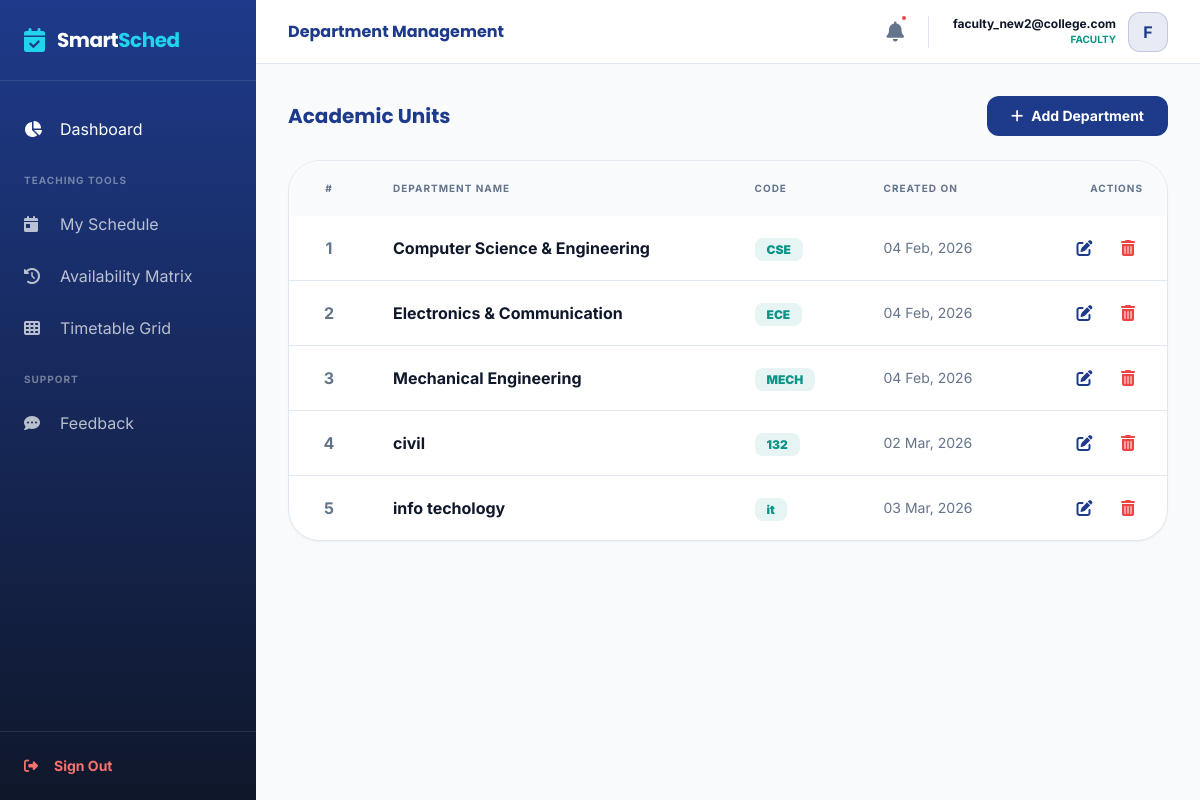
Screenshot of /core/departments/ (signed in) with the database file from the repository.
### accounts/models.py (models this page shows, shortened)
class User(AbstractUser):
    ADMIN = 'admin'
    FACULTY = 'faculty'
    ROLE_CHOICES = [
        (ADMIN, 'Admin/HOD'),
        (FACULTY, 'Faculty/User'),
    ]
    username = None
    email = models.EmailField(unique=True)
    role = models.CharField(max_length=10, choices=ROLE_CHOICES, default=FACULTY)
    profile_picture = models.ImageField(upload_to='profiles/', null=True, blank=True)
    is_verified = models.BooleanField(default=False)
    login_count = models.PositiveIntegerField(default=0)
    USERNAME_FIELD = 'email'
    REQUIRED_FIELDS = []
    objects = CustomUserManager()

### core/models.py (models this page shows, shortened)
class Department(models.Model):
    name = models.CharField(max_length=100, unique=True)
    code = models.CharField(max_length=10, unique=True) # e.g., CSE, MECH
    created_at = models.DateTimeField(auto_now_add=True)

### core/views.py (the view)
# urls.py: path('departments/', views.DepartmentListView.as_view(), name='department_list'),
class DepartmentListView(LoginRequiredMixin, ListView):
    model = Department
    template_name = 'core/department_list.html'
    context_object_name = 'departments'

### templates/core/department_list.html (shortened to what this page needs)
{% extends 'base_dashboard.html' %}
{% block header_title %}Department Management{% endblock %}
{% block content %}
<div class="space-y-6 fade-in-up">
    <div class="flex justify-between items-center">
        <h2 class="font-display text-xl font-bold text-primary">Academic Units</h2>
        <a href="{% url 'department_add' %}" class="btn-glow bg-primary text-white px-6 py-2.5 rounded-xl text-sm font-bold flex items-center gap-2">
            <i class="fa-solid fa-plus"></i> Add Department
        </a>
    </div>
    <div class="bg-white rounded-[32px] border border-borderSubtle overflow-hidden shadow-sm">
        <table class="w-full text-left">
            <thead class="bg-bgSoft text-textGray text-[10px] font-bold uppercase tracking-widest">
                <tr>
                    <th class="px-8 py-5 text-center w-20">#</th>
                    <th class="px-6 py-5">Department Name</th>
                    <th class="px-6 py-5">Code</th>
                    <th class="px-6 py-5">Created On</th>
                    <th class="px-6 py-5 text-right">Actions</th>
                </tr>
            </thead>
            <tbody class="divide-y divide-borderSubtle">
                {% for dept in departments %}
                <tr class="hover:bg-bgSoft/50 transition-colors group">
                    <td class="px-8 py-5 text-center text-textGray font-bold">{{ forloop.counter }}</td>
                    <td class="px-6 py-5 font-bold text-textDark">{{ dept.name }}</td>
                    <td class="px-6 py-5">
                        <span class="bg-secondary/10 text-secondary px-3 py-1 rounded-lg text-xs font-black">{{ dept.code }}</span>
                    </td>
                    <td class="px-6 py-5 text-textGray text-sm">{{ dept.created_at|date:"d M, Y" }}</td>
                    <td class="px-6 py-5 text-right space-x-2">
                        <a href="{% url 'department_edit' dept.pk %}" class="text-primary hover:bg-primary/10 p-2 rounded-lg transition-all">
                            <i class="fa-solid fa-pen-to-square"></i>
                        </a>
                        <a href="{% url 'department_delete' dept.pk %}" class="text-red-500 hover:bg-red-50 p-2 rounded-lg transition-all">
                            <i class="fa-solid fa-trash-can"></i>
                        </a>
                    </td>
                </tr>
                {% endfor %}
            </tbody>
        </table>
    </div>
</div>
{% endblock %}

### templates/base_dashboard.html (shortened to what this page needs)
{% load static %}
<!DOCTYPE html>
<html lang="en">
<head>
    <script src="https://cdn.tailwindcss.com"></script>
    <link rel="stylesheet" href="https://cdnjs.cloudflare.com/ajax/libs/font-awesome/6.4.0/css/all.min.css">
</head>
<body class="bg-bgSoft font-sans text-textDark">
    <aside class="fixed inset-y-0 left-0 w-64 sidebar-gradient text-white hidden md:flex flex-col z-50">
        <div class="p-6 border-b border-white/10">
            <a href="/" class="flex items-center gap-3">
                <i class="fa-solid fa-calendar-check text-highlight text-2xl"></i>
                <span class="font-display text-xl font-bold tracking-tight">Smart<span
                        class="text-highlight">Sched</span></span>
            </a>
        </div>
        <nav class="flex-grow py-6 space-y-1">
            <a href="{% if user.role == 'admin' %}{% url 'admin_dashboard' %}{% else %}{% url 'user_dashboard' %}{% endif %}"
                class="flex items-center gap-4 px-6 py-3 hover:bg-white/5 transition-all {% if 'dashboard' in request.path %}nav-active{% endif %}">
                <i class="fa-solid fa-chart-pie w-5"></i> Dashboard
            </a>
            {% if user.role == 'admin' %}
            <div class="px-6 pt-4 pb-2 text-[10px] font-bold text-white/40 uppercase tracking-widest">Academic Core
            </div>
            <div class="px-6 pt-4 pb-2 text-[10px] font-bold text-white/40 uppercase tracking-widest">Academic Core
            </div>
            <a href="{% url 'department_list' %}"
                class="flex items-center gap-4 px-6 py-3 hover:bg-white/5 transition-all text-white/70 {% if 'department' in request.path %}nav-active{% endif %}">
                <i class="fa-solid fa-sitemap w-5"></i> Departments
            </a>
            <a href="{% url 'semester_add' %}"
                class="flex items-center gap-4 px-6 py-3 hover:bg-white/5 transition-all text-white/70 {% if 'semester' in request.path %}nav-active{% endif %}">
                <i class="fa-solid fa-layer-group w-5"></i> Semesters
            </a>
            <a href="{% url 'section_add' %}"
                class="flex items-center gap-4 px-6 py-3 hover:bg-white/5 transition-all text-white/70 {% if 'section' in request.path %}nav-active{% endif %}">
                <i class="fa-solid fa-users-rectangle w-5"></i> Sections
            </a>
            <a href="{% url 'classroom_list' %}"
                class="flex items-center gap-4 px-6 py-3 hover:bg-white/5 transition-all text-white/70 {% if 'classroom' in request.path %}nav-active{% endif %}">
                <i class="fa-solid fa-door-open w-5"></i> Classrooms
            </a>
            <a href="{% url 'subject_list' %}"
                class="flex items-center gap-4 px-6 py-3 hover:bg-white/5 transition-all text-white/70 {% if 'subject' in request.path %}nav-active{% endif %}">
                <i class="fa-solid fa-book w-5"></i> Subjects
            </a>
            <div class="px-6 pt-4 pb-2 text-[10px] font-bold text-white/40 uppercase tracking-widest">Planning</div>
            <a href="{% url 'faculty_list' %}"
                class="flex items-center gap-4 px-6 py-3 hover:bg-white/5 transition-all text-white/70 {% if 'faculty' in request.path %}nav-active{% endif %}">
                <i class="fa-solid fa-user-tie w-5"></i> Faculty
            </a>
            <a href="{% url 'generate_timetable' %}"
                class="flex items-center gap-4 px-6 py-3 hover:bg-white/5 transition-all text-white/70 {% if 'generate' in request.path %}nav-active{% endif %}">
                <i class="fa-solid fa-wand-magic-sparkles w-5"></i> Scheduler
            </a>
            {% else %}
            <div class="px-6 pt-4 pb-2 text-[10px] font-bold text-white/40 uppercase tracking-widest">Teaching Tools
            </div>
            <a href="{% url 'user_dashboard' %}"
                class="flex items-center gap-4 px-6 py-3 hover:bg-white/5 transition-all text-white/70 {% if 'user_dashboard' in request.resolver_match.url_name %}nav-active{% endif %}">
                <i class="fa-solid fa-calendar-day w-5"></i> My Schedule
            </a>
            <a href="{% url 'faculty_availability' %}"
                class="flex items-center gap-4 px-6 py-3 hover:bg-white/5 transition-all text-white/70 {% if 'availability' in request.path %}nav-active{% endif %}">
                <i class="fa-solid fa-clock-rotate-left w-5"></i> Availability Matrix
            </a>
            {% endif %}
            <a href="{% url 'timetable_view' %}"
                class="flex items-center gap-4 px-6 py-3 hover:bg-white/5 transition-all text-white/70 {% if 'view' in request.path and 'timetable' in request.path %}nav-active{% endif %}">
                <i class="fa-solid fa-table-cells w-5"></i> Timetable Grid
            </a>
            <div class="px-6 pt-4 pb-2 text-[10px] font-bold text-white/40 uppercase tracking-widest">Support</div>
            <a href="{% if user.role == 'admin' %}{% url 'admin_feedback_list' %}{% else %}{% url 'feedback_create' %}{% endif %}"
                class="flex items-center gap-4 px-6 py-3 hover:bg-white/5 transition-all text-white/70 {% if 'feedback' in request.path %}nav-active{% endif %}">
                <i class="fa-solid fa-comment-dots w-5"></i> Feedback
            </a>
        </nav>
        <div class="p-6 border-t border-white/10">
            <a href="{% url 'logout' %}"
                class="flex items-center gap-4 text-red-400 hover:text-red-300 text-sm font-bold transition-colors">
                <i class="fa-solid fa-right-from-bracket"></i> Sign Out
            </a>
        </div>
    </aside>
    <div class="md:ml-64 flex flex-col min-h-screen">
        <header
            class="h-16 bg-white border-b border-borderSubtle flex items-center justify-between px-8 sticky top-0 z-40">
            <h1 class="font-display font-bold text-primary">{% block header_title %}System Overview{% endblock %}</h1>
            <div class="flex items-center gap-6">
                <a href="{% url 'notification_list' %}"
                    class="relative text-textGray hover:text-primary transition-colors">
                    <i class="fa-solid fa-bell text-xl"></i>
                    {% if user.notifications.all %}
                    {% if not user.notifications.first.is_read %}
                    <span class="absolute -top-1 -right-1 w-2 h-2 bg-red-500 rounded-full border-2 border-white"></span>
                    {% endif %}
                    {% endif %}
                </a>
                <div class="flex items-center gap-3">
                    <div class="text-right hidden sm:block">
                        <p class="text-xs font-bold text-textDark">{{ user.email }}</p>
                        <p class="text-[10px] font-bold text-secondary uppercase">{{ user.role }}</p>
                    </div>
                    <div
                        class="w-10 h-10 bg-primary/10 rounded-xl flex items-center justify-center text-primary font-bold border border-primary/20">
                        {{ user.email|slice:":1"|upper }}
                    </div>
                </div>
            </div>
        </header>
        <main class="p-8">
            {% block content %}{% endblock %}
        </main>
    </div>
</body>
</html>

### templates/base_dashboard.html (style rules this page uses)
.sidebar-gradient { background: linear-gradient(180deg, #1E3A8A 0%, #0F172A 100%); }
.fade-in-up { animation: fadeInUp 0.5s ease-out forwards; }

### rows the page displays
User: email "faculty_new2@college.com", role "FACULTY", email "F"
Department: name "Computer Science & Engineering", code "CSE", created_at "04 Feb, 2026"
Department: name "Electronics & Communication", code "ECE", created_at "04 Feb, 2026"
Department: name "Mechanical Engineering", code "MECH", created_at "04 Feb, 2026"
Department: name "civil", code "132", created_at "02 Mar, 2026"
Department: name "info techology", code "it", created_at "03 Mar, 2026"
